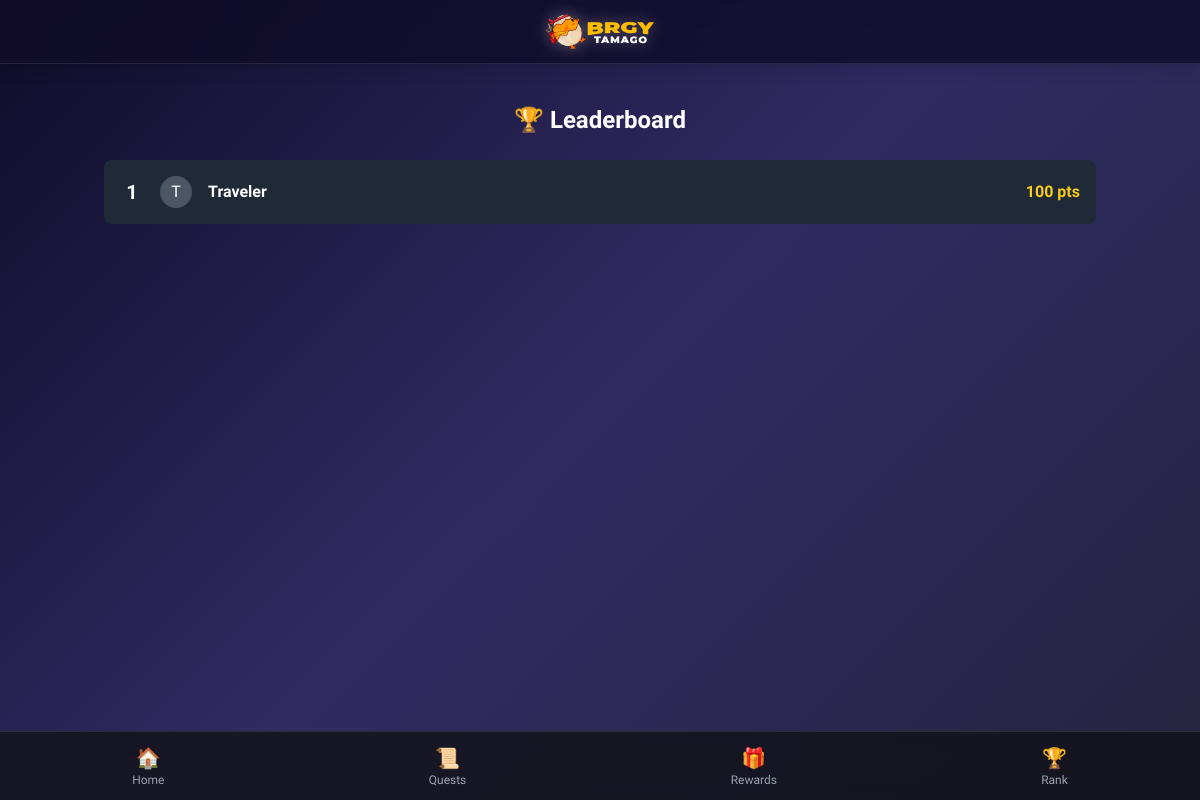
The app's page /leaderboard with its own data.
### models.py (models this page shows, shortened)
class User(db.Model):
    id = db.Column(db.Integer, primary_key=True)
    telegram_id = db.Column(db.String(64), unique=True, nullable=False)
    username = db.Column(db.String(64), nullable=True)
    first_name = db.Column(db.String(64), nullable=True)
    photo_url = db.Column(db.String(256), nullable=True)
    email = db.Column(db.String(128), nullable=True)  # User email for onboarding
    is_onboarded = db.Column(db.Boolean, default=False)  # Has completed onboarding
    terms_accepted = db.Column(db.Boolean, default=False)  # Has accepted terms
    terms_accepted_at = db.Column(db.DateTime)  # When terms were accepted
    xp = db.Column(db.Integer, default=0)
    points = db.Column(db.Integer, default=0)
    created_at = db.Column(db.DateTime, default=datetime.utcnow)
    quests = db.relationship('UserQuest', foreign_keys='UserQuest.user_id', backref='user', lazy='dynamic')

### routes/main.py (the view)
@main_bp.route('/leaderboard')
def leaderboard():
    users = User.query.order_by(User.points.desc()).limit(10).all()
    return render_template('leaderboard.html', users=users)

### templates/leaderboard.html
{% extends "base.html" %}
{% block content %}
<h1 class="text-2xl font-bold mb-6 text-center">🏆 Leaderboard</h1>
<div class="bg-gray-800 rounded-lg overflow-hidden">
    {% for user in users %}
    <div class="flex items-center justify-between p-4 border-b border-gray-700 last:border-0">
        <div class="flex items-center space-x-4">
            <span class="text-xl font-bold w-6 text-center">{{ loop.index }}</span>
            <div class="w-8 h-8 bg-gray-600 rounded-full flex items-center justify-center">
                {{ user.username[0] if user.username else '?' }}
            </div>
            <span class="font-bold">{{ user.username or 'Unknown' }}</span>
        </div>
        <span class="text-yellow-400 font-bold">{{ user.points }} pts</span>
    </div>
    {% endfor %}
</div>
{% endblock %}

### templates/base.html (style rules this page uses)
body { background: linear-gradient(135deg, #0f0c29, #302b63, #24243e); color: #ffffff; font-family: 'Rajdhani', sans-serif; min-height: 100vh; }

### records on screen
User: username "T", username "Traveler", points "100"
